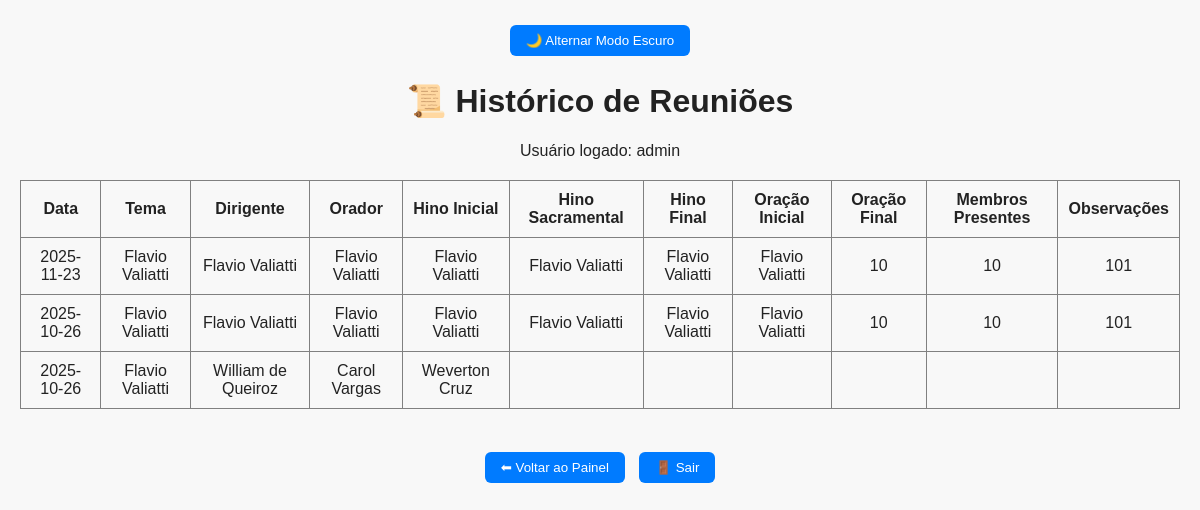
The app's page /historico (signed in), older data.
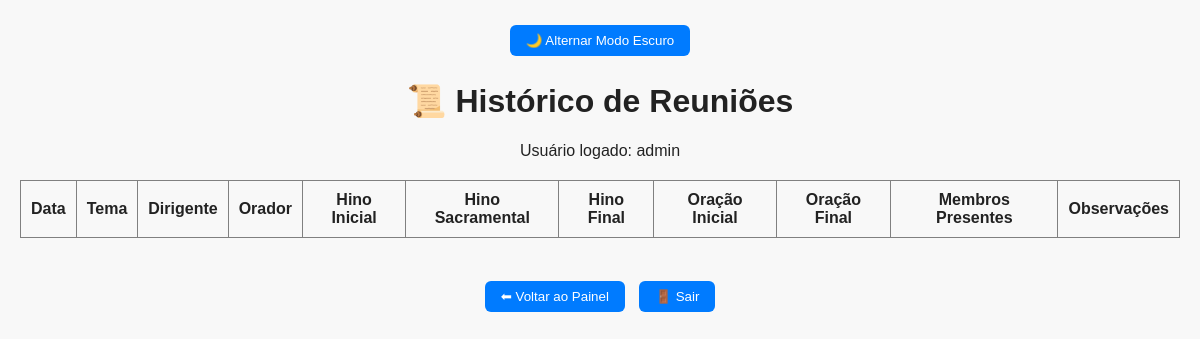
The same page, newer data.
### tables this page shows
CREATE TABLE reunioes (
                    id INTEGER PRIMARY KEY AUTOINCREMENT,
                    data TEXT NOT NULL,
                    tema TEXT NOT NULL,
                    orador TEXT NOT NULL,
                    observacoes TEXT
                );

### App.py (the view)
@app.route('/historico')
def historico():
    if 'usuario' not in session:
        return redirect(url_for('login'))
    conn = sqlite3.connect('database.db')
    c = conn.cursor()
    c.execute("SELECT * FROM reunioes ORDER BY data DESC")
    reunioes = c.fetchall()
    conn.close()
    return render_template('historico.html', reunioes=reunioes, usuario=session['usuario'])

### Templates/historico.html (shortened to what this page needs)
<!DOCTYPE html>
<html lang="pt-br">
<head>
    <link rel="stylesheet" href="{{ url_for('static', filename='style.css') }}">
</head>
<body>
    <button onclick="alternarModo()">🌙 Alternar Modo Escuro</button>
    <h1>📜 Histórico de Reuniões</h1>
    <p>Usuário logado: {{ usuario }}</p>
    <table border="1" cellpadding="10">
        <thead>
            <tr>
                <th>Data</th>
                <th>Tema</th>
                <th>Dirigente</th>
                <th>Orador</th>
                <th>Hino Inicial</th>
                <th>Hino Sacramental</th>
                <th>Hino Final</th>
                <th>Oração Inicial</th>
                <th>Oração Final</th>
                <th>Membros Presentes</th>
                <th>Observações</th>
            </tr>
        </thead>
        <tbody>
            {% for r in reunioes %}
            <tr>
                <td>{{ r[1] }}</td>
                <td>{{ r[2] }}</td>
                <td>{{ r[3] }}</td>
                <td>{{ r[4] }}</td>
                <td>{{ r[5] }}</td>
                <td>{{ r[6] }}</td>
                <td>{{ r[7] }}</td>
                <td>{{ r[8] }}</td>
                <td>{{ r[9] }}</td>
                <td>{{ r[10] }}</td>
                <td>{{ r[11] }}</td>
            </tr>
            {% endfor %}
        </tbody>
    </table>
    <br>
    <a href="{{ url_for('painel') }}"><button>⬅ Voltar ao Painel</button></a>
    <a href="{{ url_for('logout') }}"><button>🚪 Sair</button></a>
</body>
</html>

### static/Style.css (style rules this page uses)
body { font-family: Arial, sans-serif; background-color: #f8f8f8; color: #222; text-align: center; margin: 20px; }
button { background-color: #007bff; color: white; border: none; padding: 8px 16px; margin: 5px; border-radius: 6px; cursor: pointer; }
table { margin: 20px auto; border-collapse: collapse; }

Row changes from the older to the newer data that the page shows:
removed reunioes: data "2025-11-23", presidida "Flavio Valiatti", dirigida "Flavio Valiatti", regente "Flavio Valiatti", pianista "Flavio Valiatti", anuncios "Flavio Valiatti", primeira_oracao "Flavio Valiatti", ultima_oracao "Flavio Valiatti", hino_inicial "10", hino_sacramental "10", hino_especial "101"
removed reunioes: data "2025-10-26", presidida "Flavio Valiatti", dirigida "Flavio Valiatti", regente "Flavio Valiatti", pianista "Flavio Valiatti", anuncios "Flavio Valiatti", primeira_oracao "Flavio Valiatti", ultima_oracao "Flavio Valiatti", hino_inicial "10", hino_sacramental "10", hino_especial "101"
removed reunioes: data "2025-10-26", presidida "Flavio Valiatti", dirigida "William de Queiroz", regente "Carol Vargas", pianista "Weverton Cruz"
